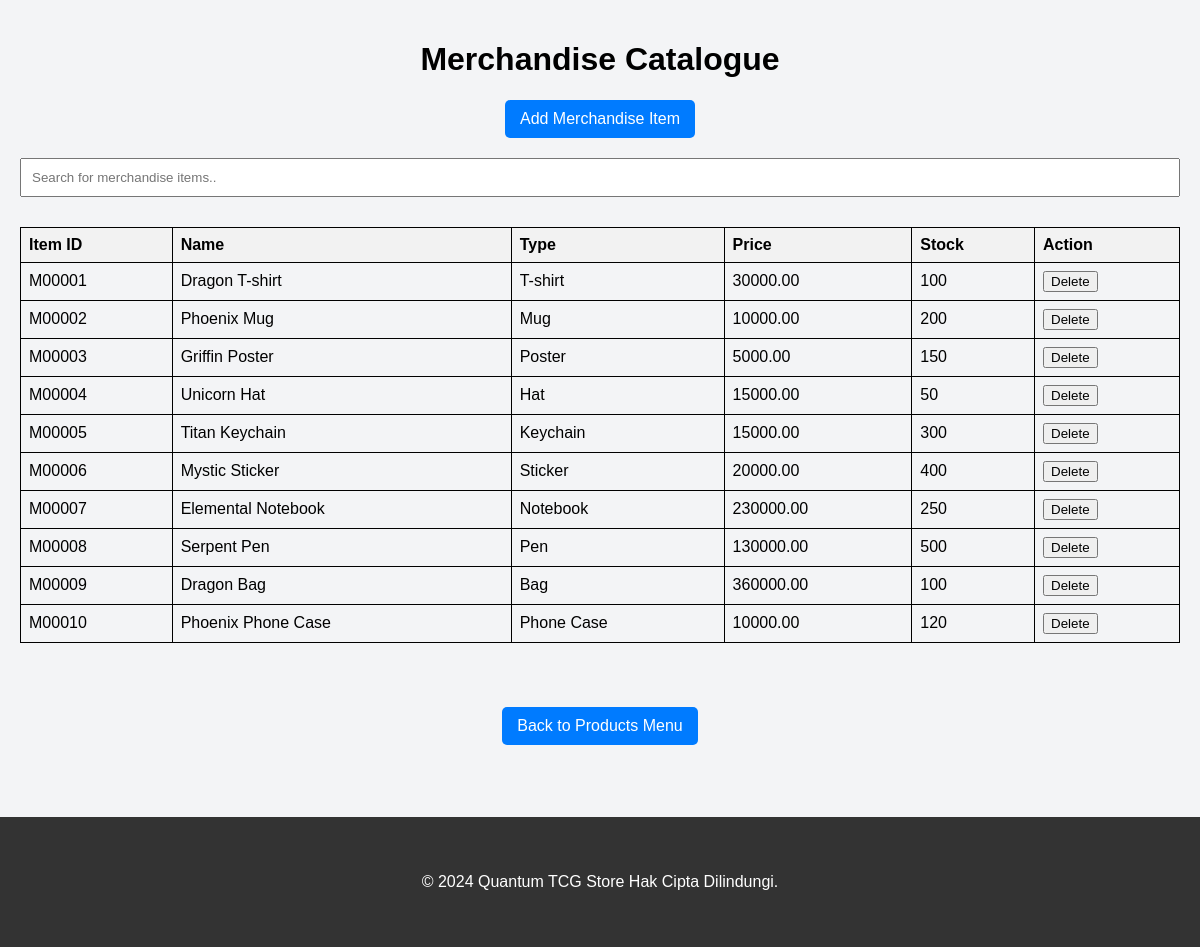
/sources/products/merchandise.php, run on the app's committed database.
### tables this page shows
CREATE TABLE Merchandise (
        ItemID char(6)  NOT NULL,
        Name varchar(100)  NOT NULL,
        Type varchar(50)  NOT NULL,
        Price decimal(10,2)  NOT NULL,
        MerchStock int  NOT NULL,
        CONSTRAINT Merchandise_pk PRIMARY KEY (ItemID)
    );

### sources/products/merchandise.php (the view, shortened to what this page needs)
<?php
require_once 'F:\Program Files\XAMPP\htdocs\tcgstore\service\db.php';
try {
    $stmt = $pdo->query('SELECT * FROM Merchandise');
    $merchandises = $stmt->fetchAll();
} catch (PDOException $e) {
    die("Error fetching data: " . $e->getMessage());
}
?>
<!DOCTYPE html>
<html lang="en">
<head>
</head>
<body>
    <div class="container">
        <h1>Merchandise Catalogue</h1>
        <a id="addMerchandiseLink" href="add_merchandise.php">Add Merchandise Item</a>
        <input type="text" id="searchInput" onkeyup="filterMerchandises()" placeholder="Search for merchandise items..">
        <table id="merchandiseTable">
            <tr>
                <th>Item ID</th>
                <th>Name</th>
                <th>Type</th>
                <th>Price</th>
                <th>Stock</th>
                <th>Action</th>
            </tr>
            <?php foreach ($merchandises as $merchandise): ?>
                <tr>
                    <td><?php echo htmlspecialchars($merchandise['ItemID']); ?></td>
                    <td><?php echo htmlspecialchars($merchandise['Name']); ?></td>
                    <td><?php echo htmlspecialchars($merchandise['Type']); ?></td>
                    <td><?php echo htmlspecialchars($merchandise['Price']); ?></td>
                    <td><?php echo htmlspecialchars($merchandise['MerchStock']); ?></td>
                    <td><button onclick="deleteMerchandise('<?php echo htmlspecialchars($merchandise['ItemID']); ?>')">Delete</button></td>
                </tr>
            <?php endforeach; ?>
            </table><p></p><p></p>
        <a id="backLink" href="products.php">Back to Products Menu</a>
    </div><p></p>
    <footer>
    </footer>
</body>
</html>

### sources/products/merchandise.php (style rules this page uses)
body { font-family: Arial, sans-serif; background-color: #f3f4f6; margin: 0; padding: 0; display: flex; flex-direction: column; min-height: 100vh; }
.container { flex: 1; display: flex; flex-direction: column; align-items: center; justify-content: center; padding: 20px; }
table { width: 100%; border-collapse: collapse; margin-top: 20px; }
table, th, td { border: 1px solid black; }
th, td { padding: 8px; text-align: left; }
th { background-color: #f2f2f2; }
#searchInput { width: 100%; padding: 10px; margin-bottom: 10px; box-sizing: border-box; }
#backLink, #addMerchandiseLink { display: inline-block; margin-bottom: 20px; padding: 10px 15px; background-color: #007BFF; color: white; text-decoration: none; border-radius: 5px; }
footer { background-color: #333; color: white; text-align: center; padding: 10px 0; width: 100%; position: relative; bottom: 0; left: 0; }

### data on the page
merchandise: ItemID "M00001", Name "Dragon T-shirt", Type "T-shirt", Price "30000.00", MerchStock "100"
merchandise: ItemID "M00002", Name "Phoenix Mug", Type "Mug", Price "10000.00", MerchStock "200"
merchandise: ItemID "M00003", Name "Griffin Poster", Type "Poster", Price "5000.00", MerchStock "150"
merchandise: ItemID "M00004", Name "Unicorn Hat", Type "Hat", Price "15000.00", MerchStock "50"
merchandise: ItemID "M00005", Name "Titan Keychain", Type "Keychain", Price "15000.00", MerchStock "300"
merchandise: ItemID "M00006", Name "Mystic Sticker", Type "Sticker", Price "20000.00", MerchStock "400"
merchandise: ItemID "M00007", Name "Elemental Notebook", Type "Notebook", Price "230000.00", MerchStock "250"
merchandise: ItemID "M00008", Name "Serpent Pen", Type "Pen", Price "130000.00", MerchStock "500"
merchandise: ItemID "M00009", Name "Dragon Bag", Type "Bag", Price "360000.00", MerchStock "100"
merchandise: ItemID "M00010", Name "Phoenix Phone Case", Type "Phone Case", Price "10000.00", MerchStock "120"
